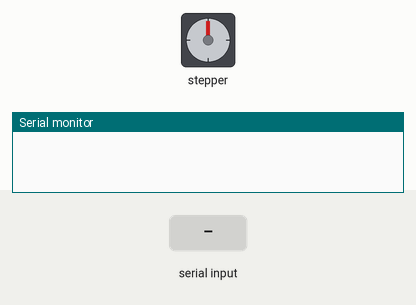
Recording of a sketch running on a simulated Arduino Uno, built with avr-gcc and run on an emulated ATmega328P. Parts: stepper motor, the last lines printed to the serial monitor. The inputs (shaded band) are chosen by the test bench. Stepper angles assume 2048 steps per turn.

Above: at 1.2 s.
1.3 s: "90,45\n" received over Serial
At 3.0 s:
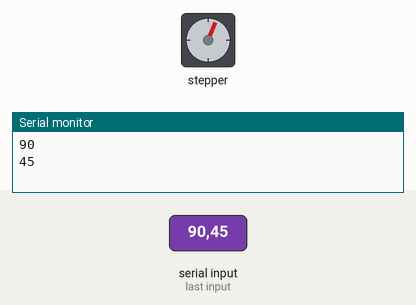
4.3 s: "30,150\n" received over Serial
At 6.9 s:
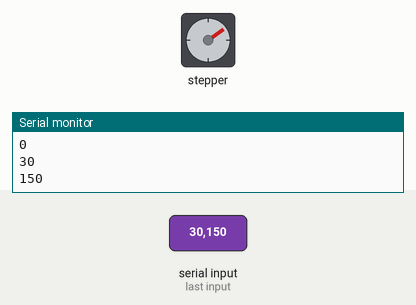
7.3 s: "200\n" received over Serial
At 10.0 s:
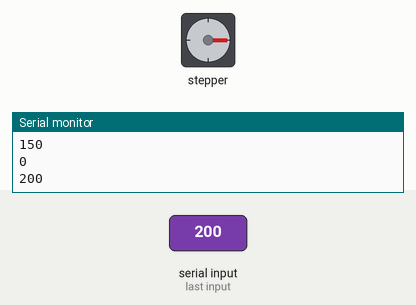
10.3 s: "90\n" received over Serial
At 12.1 s:
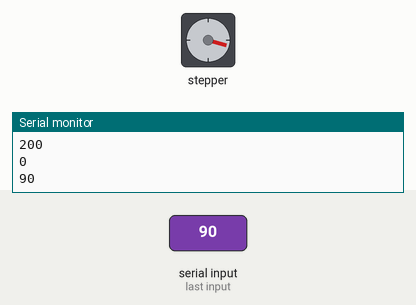
13.3 s: "90,45\n" received over Serial
At 15.9 s:
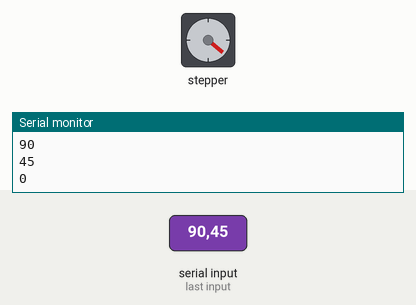
16.3 s: "30,150\n" received over Serial
At 18.9 s:
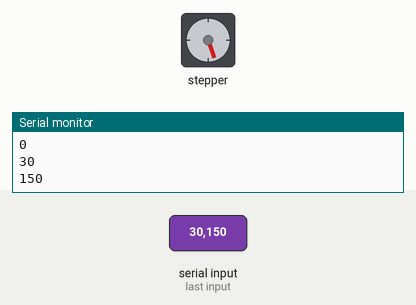
Timing chart, 0 to 20.3 s (numbered marks = the images above; inputs shaded):
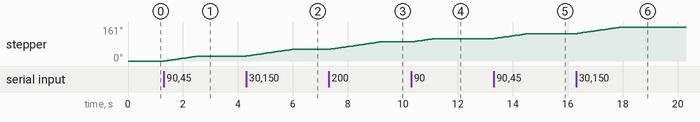

Measured:
- after the input at 1.3 s, stepper: turns 23° clockwise in 1.2 s, starting at once
- after the input at 4.3 s, stepper: turns 32° clockwise in 1.7 s, starting at once
- after the input at 7.3 s, stepper: turns 35° clockwise in 1.8 s, starting at once
- after the input at 10.3 s, stepper: turns 16° clockwise in 0.81 s, starting at once
- after the input at 13.3 s, stepper: turns 24° clockwise in 1.2 s, starting at once
- after the input at 16.3 s, stepper: turns 31° clockwise in 1.6 s, starting at once

The sketch:

Lab_10_record_TEST_10.2.1.ino
```cpp
// Arduino stepper motor control code
#include <Stepper.h> // เรียกใช้ header ไฟล์ของมอเตอร์แบบขั้น
#define STEPS 32 //เปลี่ยนจำนวนขั้นของมอเตอร์
// สร้างอินสแตนซ์ (instance) ของคลาสมอเตอร์แบบขั้นโดยใช้จำนวนขั้น (Steps) และขา (Pins)
Stepper stepper(STEPS, 4, 16, 17, 5); //
int val = 0;

void setup() {
  Serial.begin(115200);
  stepper.setSpeed(200);
}

void loop() {
  if (Serial.available()>0)  {
    val = Serial.parseInt();
    stepper.step(val);
    Serial.println(val); //for debugging
  }
 }
```
